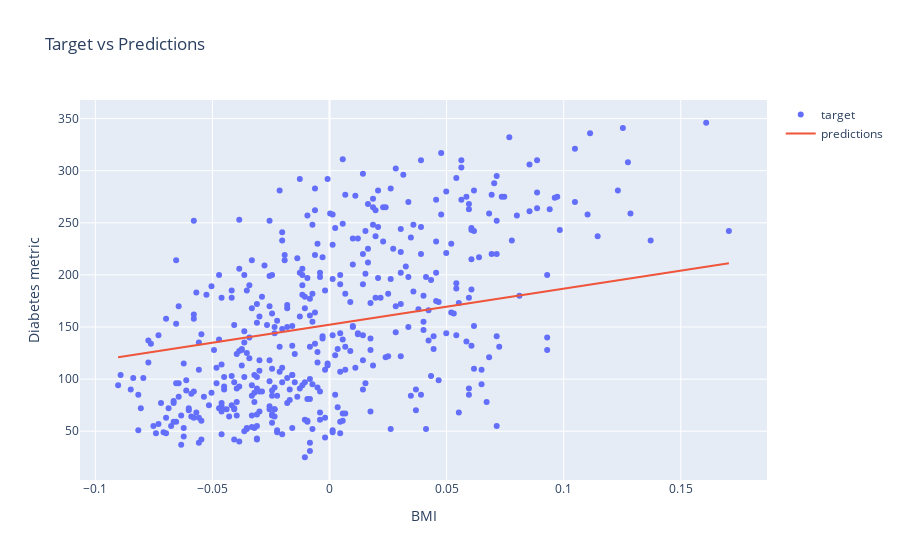

Notebook source saved alongside this figure:
### Markdown cell above
The model took 54ms to train in total!

### Code cell
import plotly.graph_objects as go
fig = go.Figure()
fig.add_trace(go.Scatter(x=diabetes_X, y=y,
                    mode='markers',
                    name='target'))
fig.add_trace(go.Scatter(x=diabetes_X, y=model(diabetes_X),
                    mode='lines',
                    name='predictions'))
fig.update_layout(
    title="Target vs Predictions",
    xaxis_title="BMI",
    yaxis_title="Diabetes metric"
    )
fig.show()

### Figure 1 — Plotly figure (JSON) as saved in the notebook; plotly's stock layout.template omitted (floating-point values rounded to 4 significant figures; data arrays with more than 128 entries replaced by an {"elided": "..."} marker saying what was removed)
{"data": [{"mode": "markers", "name": "target", "type": "scatter", "x": {"elided": "442 float values"}, "y": {"elided": "442 int values"}}, {"mode": "lines", "name": "predictions", "type": "scatter", "x": {"elided": "442 float values"}, "y": {"elided": "442 float values"}}], "layout": {"title": {"text": "Target vs Predictions"}, "xaxis": {"title": {"text": "BMI"}}, "yaxis": {"title": {"text": "Diabetes metric"}}}}
